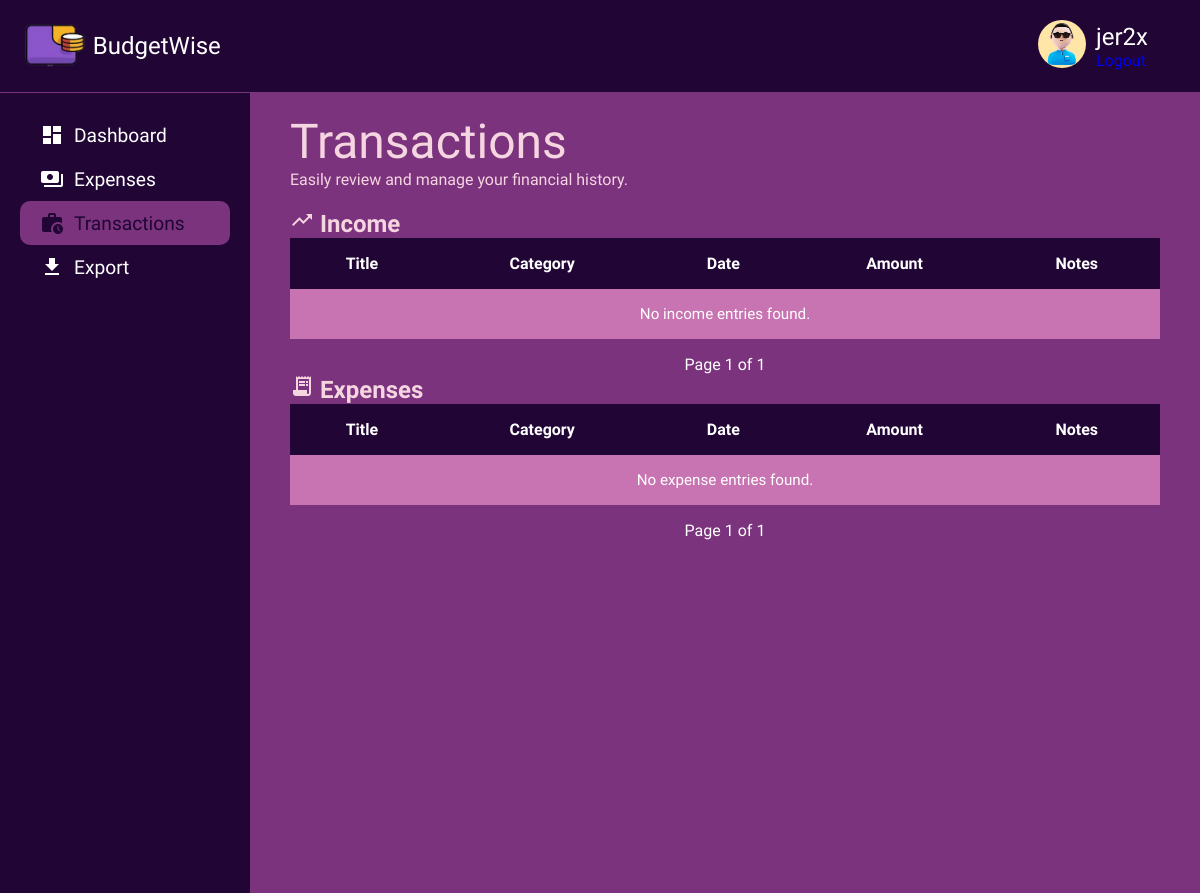
The page /finance/ (signed in) on the database as committed earlier.
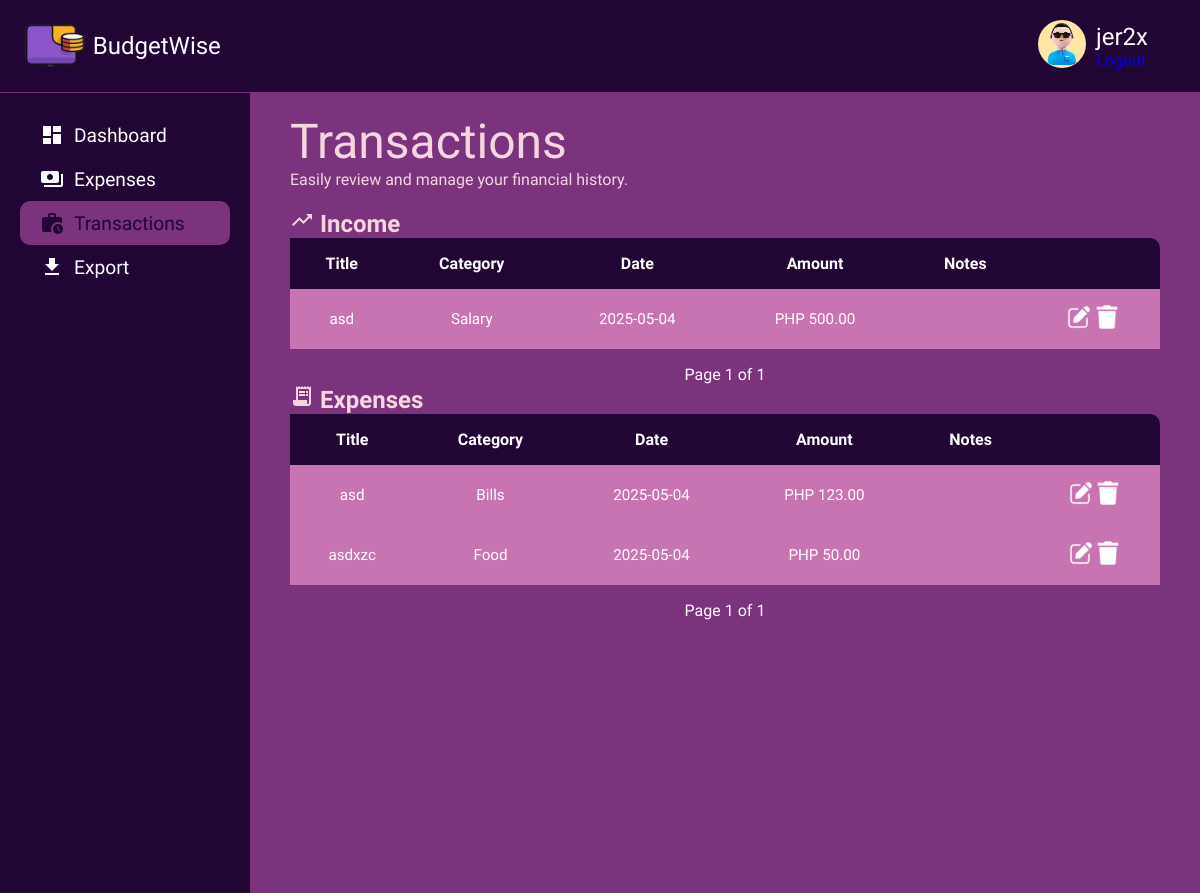
The same page on the database as committed later.
### accounts/models.py (models this page shows)
class CustomUser(AbstractUser):
    pass  # django built-in fields muna then extand lang later

### finance/models.py (models this page shows, shortened)
class Entry(models.Model):
    ENTRY_TYPE_CHOICES = [
        ('income', 'Income'),
        ('expense', 'Expense'),
    ]
    user = models.ForeignKey(settings.AUTH_USER_MODEL, on_delete=models.CASCADE)
    title = models.CharField(max_length=200)
    amount = models.DecimalField(max_digits=10, decimal_places=2)
    date = models.DateField()
    entry_type = models.CharField(max_length=7, choices=ENTRY_TYPE_CHOICES)
    category = models.ForeignKey(Category, on_delete=models.SET_NULL, null=True, blank=True)
    notes = models.TextField(blank=True, null=True)

class Category(models.Model):
    EXPENSE_CATEGORIES = [
        ('grocery', 'Grocery'),
        ('health', 'Health'),
        ('gifts', 'Gifts'),
        ('transportation', 'Transportation'),
        ('food', 'Food'),
        ('eating_out', 'Eating Out'),
        ('bills', 'Bills'),
    ]
    INCOME_CATEGORIES = [
        ('salary', 'Salary'),
        ('bonus', 'Bonus'),
        ('business', 'Business'),
    ]
    CATEGORY_TYPES = [
        ('expense', 'Expense'),
        ('income', 'Income'),
    ]
    user = models.ForeignKey(settings.AUTH_USER_MODEL, on_delete=models.CASCADE, null=True, blank=True)
    name = models.CharField(max_length=100)
    category_type = models.CharField(max_length=7, choices=CATEGORY_TYPES)
    is_default = models.BooleanField(default=False)

### finance/views.py (the view)
# urls.py: path('', transaction, name='entry-list'),
@never_cache
@login_required
def transaction(request):
    income_entries = Entry.objects.filter(user=request.user, entry_type='income').order_by('-date')
    expense_entries = Entry.objects.filter(user=request.user, entry_type='expense').order_by('-date')
    income_page = paginate_entries(income_entries, request, 'income_page')
    expense_page = paginate_entries(expense_entries, request, 'expense_page')
    return render(request, 'finance/transaction.html', {
        'income_page': income_page,
        'expense_page': expense_page,
    })

### finance/views.py (called while the page is built)
def paginate_entries(entries, request, page_param):
    paginator = Paginator(entries, 5)
    page_number = request.GET.get(page_param)
    try:
        return paginator.get_page(page_number)
    except Exception:
        return paginator.get_page(1)

### finance/templates/finance/transaction.html (shortened to what this page needs)
{% load static %}
<!DOCTYPE html>
<html lang="en">
  <head>
    <link
      rel="stylesheet"
      href="{% static 'pages/transaction/transaction.css' %}"
    />
    <link rel="stylesheet" href="{% static 'css/colors.css' %}" />
  </head>
  <body>
    <header class="header" role="banner">
      <a href="{% url 'dashboard' %}">
        <div class="logo">
          <div class="logo-icon">
            <img
              src="{% static 'pics/mockLogo.png' %}"
              alt="BudgetWise Logo"
              class="logo-img"
            />
          </div>
          <div class="logo-text">BudgetWise</div>
        </div>
      </a>
      <div class="user-profile">
        <div class="user-avatar">
          <img
            src="{% static 'pics/user1.png' %}"
            alt="User Avatar"
            class="avatar-image"
          />
        </div>
        <div class="user-info">
          <span class="user-name">{{ user.username }}</span>
          <a class="btn btn-outline-light ms-2" href="{% url 'logout' %}"
            >Logout</a
          >
        </div>
      </div>
    </header>
    <div class="container">
      <aside class="sidebar" role="complementary">
        <a href="{% url 'dashboard' %}">
          <div class="menu-item">
            <span class="material-icons">dashboard</span><span>Dashboard</span>
          </div>
        </a>
        <a href="{% url 'finance:expenses-page' %}">
          <div class="menu-item">
            <span class="material-icons">payments</span><span>Expenses</span>
          </div>
        </a>
        <a href="{% url 'finance:entry-list' %}">
          <div class="menu-item active">
            <span class="material-icons">work_history</span>
            <span>Transactions</span>
          </div>
        </a>
        <a href="{% url 'finance:entry-export' %}">
          <div class="menu-item">
            <span class="material-icons">file_download</span><span>Export</span>
          </div>
        </a>
      </aside>
      <div class="main-content">
        <div class="welcome-message">
          <h1>Transactions</h1>
          <p>Easily review and manage your financial history.</p>
        </div>
        <br />
        <div class="transactions-card">
          <h2><span class="material-icons">trending_up</span> Income</h2>
          <table>
            <thead>
              <tr>
                <th>Title</th>
                <th>Category</th>
                <th>Date</th>
                <th>Amount</th>
                <th>Notes</th>
              </tr>
            </thead>
            <tbody>
              {% for entry in income_page %}
              <tr>
                <td>{{ entry.title }}</td>
                <td>{{ entry.category.name }}</td>
                <td>{{ entry.date|date:"Y-m-d" }}</td>
                <td>PHP {{ entry.amount }}</td>
                <td>{{ entry.notes }}</td>
                <td class="actions">
                  <a onclick="openEntryModal({{ entry.id }})">
                    <img src="{% static 'pics/edit.png' %}" alt="Edit Icon" />
                  </a>
                  <a
                    onclick="openDeleteModal('{{ entry.title }}', '{% url 'finance:entry-delete' entry.id %}')"
                  >
                    <img
                      src="{% static 'pics/trash.png' %}"
                      alt="Delete Icon"
                    />
                  </a>
                </td>
              </tr>
              {% empty %}
              <tr class="no-entry">
                <td colspan="6">No income entries found.</td>
              </tr>
              {% endfor %}
            </tbody>
          </table>
          <div class="transaction-pagination">
            <span
              >Page {{ income_page.number }} of
              {{income_page.paginator.num_pages }}</span
            >
          </div>
        </div>
        <div class="transactions-card">
          <h2><span class="material-icons">receipt_long</span> Expenses</h2>
          <table>
            <thead>
              <tr>
                <th>Title</th>
                <th>Category</th>
                <th>Date</th>
                <th>Amount</th>
                <th>Notes</th>
              </tr>
            </thead>
            <tbody>
              {% for entry in expense_page %}
              <tr>
                <td>{{ entry.title }}</td>
                <td>{{ entry.category.name }}</td>
                <td>{{ entry.date|date:"Y-m-d" }}</td>
                <td>PHP {{ entry.amount }}</td>
                <td>{{ entry.notes }}</td>
                <td class="actions">
                  <a onclick="openEntryModal({{ entry.id }})">
                    <img src="{% static 'pics/edit.png' %}" alt="Edit Icon" />
                  </a>
                  <a
                    onclick="openDeleteModal('{{ entry.title }}', '{% url 'finance:entry-delete' entry.id %}')"
                  >
                    <img
                      src="{% static 'pics/trash.png' %}"
                      alt="Delete Icon"
                    />
                  </a>
                </td>
              </tr>
              {% empty %}
              <tr class="no-entry">
                <td colspan="6">No expense entries found.</td>
              </tr>
              {% endfor %}
            </tbody>
          </table>
          <div class="transaction-pagination">
            <span
              >Page {{ expense_page.number }} of
              {{expense_page.paginator.num_pages }}</span
            >
          </div>
        </div>
      </div>
    </div>
  </body>
</html>

### static/pages/transaction/transaction.css (style rules this page uses)
* { margin: 0; padding: 0; box-sizing: border-box; font-family: "K2D", sans-serif; }
html, body { height: 100%; }
.header, .main-content, .transactions-card { min-width: unset; width: 100%; }
.header { display: flex; flex-direction: row; justify-content: space-between; align-items: center; padding: 20px; background-color: var(--secondary); border-bottom: 1px solid var(--primary); }
.header a { text-decoration: none; }
.logo { display: flex; flex-direction: row; align-items: center; }
.logo-img { height: 48px; width: auto; }
.logo-text { font-size: 1.5rem; font-weight: 500; padding-left: 5px; color: var(--white); }
.user-profile { display: flex; align-items: center; gap: 10px; }
.avatar-image { height: 48px; width: 48px; border-radius: 50%; }
.user-info { display: flex; flex-direction: column; color: var(--white); padding-right: 2rem; }
.user-name { font-size: 1.5rem; font-weight: 500; }
.container { display: flex; }
.sidebar { display: flex; flex-direction: column; padding: 20px; background-color: var(--secondary); height: auto; width: 250px; left: -250px; }
.sidebar a { text-decoration: none; }
.menu-item { display: flex; flex-direction: row; align-items: center; gap: 10px; font-size: 1.2rem; font-weight: 500; color: var(--white); padding: 10px 20px; }
.menu-item.active { background-color: var(--primary); border-radius: 10px; color: var(--dark-text); }
.main-content { display: flex; flex-direction: column; padding: 20px 40px; background-color: var(--primary); height: max-content; min-height: 100vh; width: calc(100% - 250px); }
.welcome-message { color: var(--light-primary); }
.welcome-message h1 { font-size: 3rem; font-weight: 500; }
.transactions-card { color: var(--light-primary); }
table { width: 100%; border-collapse: collapse; background-color: var(--secondary); border-radius: 10px; overflow-x: auto; }
th, td { padding: 1rem; text-align: center; color: var(--white); }
thead { background-color: var(--secondary); }
td { background-color: var(--record-card); font-size: 0.95rem; height: auto; }
.actions { gap: 0.5rem; justify-content: center; }
.actions img { width: 24px; height: 24px; cursor: pointer; filter: invert(1); }
.transaction-pagination { margin-top: 1rem; text-align: center; }
.transaction-pagination span { margin: 0 10px; color: var(--white); }

### static/css/colors.css (style rules this page uses)
:root { --primary: #7b337d; --secondary: #210535; --light-primary: #f5d5e0; --light-secondary: #f4c4d4; --white: #ffffff; --text: #ffffff; --dark-text: #210535; --muted-text: #ffffff80; --green: #77dd77; --red: #ff6961; --yellow: #ffee8c; --button-gray: #b0b0b0; --hover-primary: #9c4da0; --hover-secondary: #3a0a60; --hover-menu-item: #8b5cf6; --bills: #e7d7ca; --grocery: #d5f6fb; --food: #f6f3a9; --health: #f1beb5; --eating-out: #e7d27c; --transpo: #d5d1e9; --gifts: #f8c57c; --budget-card: #2f1045; --icon-container: #210535; --status-bar: #1f092e; --record-card: #c874b2; }

Rows that differ between the two databases and show on the page:
added Entry: title "asd", category.name "Salary", date "2025-05-04", amount "500.00", shown under "Income"
added Entry: title "asd", category.name "Bills", date "2025-05-04", amount "123.00", shown under "Expenses"
added Entry: title "asdxzc", category.name "Food", date "2025-05-04", amount "50.00", shown under "Expenses"
Other text that changed with them:
text no longer shown: "No income entries found. No expense entries found."
